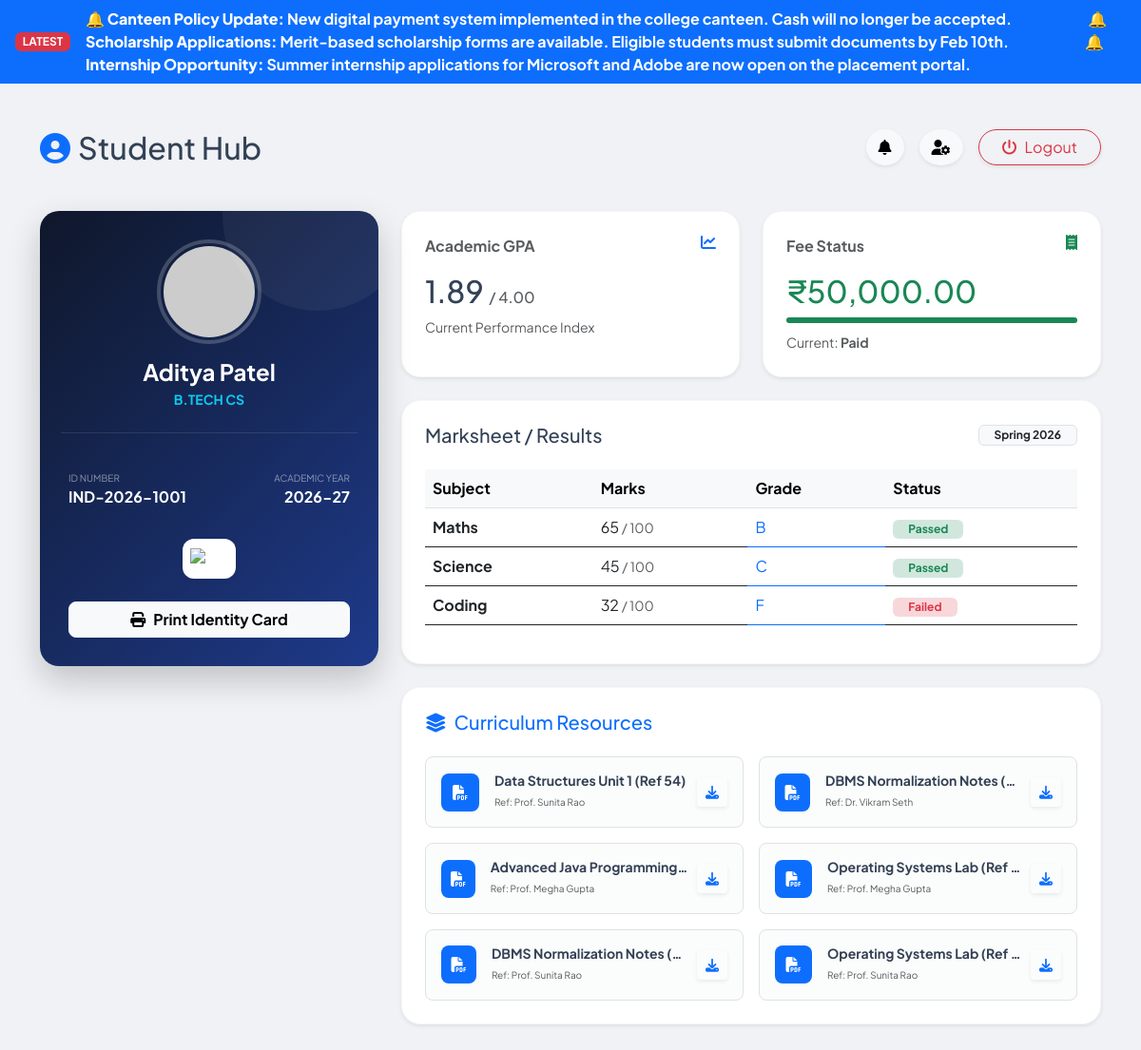
The page /views/student_dashboard.php?user_id=2 on the database its author committed.
### tables this page shows
CREATE TABLE `notices` (
  `id` int(11) NOT NULL,
  `title` varchar(255) DEFAULT NULL,
  `message` text DEFAULT NULL,
  `posted_by` varchar(100) DEFAULT NULL,
  `created_at` timestamp NOT NULL DEFAULT current_timestamp()
);

CREATE TABLE `student_details` (
  `id` int(11) NOT NULL,
  `user_id` int(11) DEFAULT NULL,
  `roll_number` varchar(20) DEFAULT NULL,
  `course` varchar(50) DEFAULT NULL,
  `phone` varchar(15) DEFAULT NULL,
  `address` text DEFAULT NULL,
  `photo` varchar(255) DEFAULT 'default_user.png'
);

CREATE TABLE `users` (
  `id` int(11) NOT NULL,
  `full_name` varchar(100) NOT NULL,
  `email` varchar(100) NOT NULL,
  `password` varchar(255) NOT NULL,
  `role` enum('admin','student','faculty') DEFAULT 'student',
  `created_at` timestamp NOT NULL DEFAULT current_timestamp()
);

CREATE TABLE `fees` (
  `id` int(11) NOT NULL,
  `user_id` int(11) DEFAULT NULL,
  `total_amount` decimal(10,2) DEFAULT NULL,
  `paid_amount` decimal(10,2) DEFAULT NULL,
  `due_date` date DEFAULT NULL,
  `status` enum('Paid','Pending','Overdue') DEFAULT 'Pending'
);

CREATE TABLE `grades` (
  `id` int(11) NOT NULL,
  `user_id` int(11) DEFAULT NULL,
  `subject_name` varchar(100) DEFAULT NULL,
  `marks_obtained` int(11) DEFAULT NULL,
  `total_marks` int(11) DEFAULT 100,
  `semester` varchar(20) DEFAULT NULL
);

CREATE TABLE `resources` (
  `id` int(11) NOT NULL,
  `title` varchar(100) NOT NULL,
  `file_path` varchar(255) NOT NULL,
  `course` varchar(50) NOT NULL,
  `uploaded_by` varchar(100) DEFAULT NULL
);

### views/student_dashboard.php (the view, shortened to what this page needs)
<?php
require_once('../includes/db_connect.php');
$student_id = $_GET['user_id'] ?? 0;
$query = "SELECT u.*, s.* FROM users u
          JOIN student_details s ON u.id = s.user_id
          WHERE u.id = '$student_id'";
$res = mysqli_query($conn, $query);
$data = mysqli_fetch_assoc($res);
$profile_img = (!empty($data['photo']) && $data['photo'] != 'default_user.png') ? '../'.$data['photo'] : "https://i.pravatar.cc/150?u=" . $student_id;
$grade_res = mysqli_query($conn, "SELECT AVG(marks_obtained) as avg_m FROM grades WHERE user_id = '$student_id'");
$grade_stats = mysqli_fetch_assoc($grade_res);
$avg_marks = $grade_stats['avg_m'] ?? 0;
$gpa = round(($avg_marks / 100) * 4, 2);
$fee_query = mysqli_query($conn, "SELECT * FROM fees WHERE user_id = '$student_id'");
$fee = mysqli_fetch_assoc($fee_query);
?>
<!DOCTYPE html>
<html lang="en">
<head>
    <link href="https://cdn.jsdelivr.net/npm/bootstrap@5.3.0/dist/css/bootstrap.min.css" rel="stylesheet">
    <link rel="stylesheet" href="https://cdnjs.cloudflare.com/ajax/libs/font-awesome/6.4.0/css/all.min.css">
    <link rel="stylesheet" href="../assets/css/style.css">
</head>
<body>
<div class="bg-primary text-white py-2 overflow-hidden no-print">
    <div class="d-flex align-items-center">
    <span class="badge bg-danger ms-3 me-3">LATEST</span>
    <marquee
        behavior="scroll"
        direction="left"
        scrollamount="10"
        class="fw-bold">
        <?php
        $notices = mysqli_query($conn, "SELECT * FROM notices ORDER BY id DESC LIMIT 3");
        while($n = mysqli_fetch_assoc($notices)) {
            echo "<span style='margin-right: 80px;'>"
                . "🔔 <strong>{$n['title']}:</strong> {$n['message']}"
                . "</span>";
        }
        ?>
    </marquee>
</div>
</div>
<div class="container py-5">
    <div class="d-flex justify-content-between align-items-center mb-5 no-print">
        <h2 class="fw-800 mb-0"><i class="fas fa-user-circle text-primary me-2"></i>Student Hub</h2>
        <div class="d-flex align-items-center">
            <div class="dropdown me-3">
                <button class="btn btn-light position-relative rounded-circle shadow-sm" data-bs-toggle="dropdown">
                    <i class="fas fa-bell"></i>
                </button>
            </div>
            <a href="profile_settings.php?user_id=<?php echo $student_id; ?>" class="btn btn-light rounded-circle shadow-sm me-3">
                <i class="fas fa-user-cog"></i>
            </a>
            <a href="../index.php" class="btn btn-outline-danger rounded-pill px-4 shadow-sm">
                <i class="fas fa-power-off me-2"></i>Logout
            </a>
        </div>
    </div>
    <div class="row g-4">
        <div class="col-lg-4">
            <div class="id-card-canvas text-center">
                <div class="avatar-frame">
                    <img src="<?php echo $profile_img; ?>" alt="Student Photo">
                </div>
                <h4 class="fw-bold mb-1"><?php echo $data['full_name']; ?></h4>
                <p class="small text-info text-uppercase fw-bold mb-4"><?php echo $data['course']; ?></p>
                <div class="row text-start g-3 border-top border-white border-opacity-10 pt-4 mt-2">
                    <div class="col-6">
                        <small class="opacity-50 d-block text-uppercase" style="font-size: 10px;">ID Number</small>
                        <span class="fw-bold"><?php echo $data['roll_number']; ?></span>
                    </div>
                    <div class="col-6 text-end">
                        <small class="opacity-50 d-block text-uppercase" style="font-size: 10px;">Academic Year</small>
                        <span class="fw-bold">2026-27</span>
                    </div>
                </div>
                <div class="mt-4 pt-2">
                    <div class="qr-section shadow-sm">
                        <img src="https://api.qrserver.com/v1/create-qr-code/?size=70x70&data=STU-VERIFY-<?php echo $student_id; ?>" alt="QR">
                    </div>
                </div>
                <button class="btn btn-light w-100 mt-4 rounded-3 fw-bold no-print" onclick="window.print()">
                    <i class="fas fa-print me-2"></i>Print Identity Card
                </button>
            </div>
        </div>
        <div class="col-lg-8">
            <div class="row g-4 mb-4">
                <div class="col-md-6">
                    <div class="pro-card bg-white p-4 h-100 shadow-sm" style="border-radius: 20px;">
                        <div class="d-flex justify-content-between mb-3">
                            <span class="fw-bold text-muted">Academic GPA</span>
                            <i class="fas fa-chart-line text-primary"></i>
                        </div>
                        <h2 class="fw-800"><?php echo ($gpa > 0) ? $gpa : '0.00'; ?> <span class="fs-6 text-muted">/ 4.00</span></h2>
                        <p class="small text-muted mb-0">Current Performance Index</p>
                    </div>
                </div>
                <div class="col-md-6">
                    <div class="pro-card bg-white p-4 h-100 shadow-sm" style="border-radius: 20px;">
                        <div class="d-flex justify-content-between mb-3">
                            <span class="fw-bold text-muted">Fee Status</span>
                            <i class="fas fa-receipt text-success"></i>
                        </div>
                        <h2 class="fw-800 text-success">₹<?php echo number_format($fee['paid_amount'] ?? 0, 2); ?></h2>
                        <div class="progress mb-2" style="height: 6px; border-radius: 10px;">
                            <?php $perc = ($fee['total_amount'] > 0) ? ($fee['paid_amount']/$fee['total_amount'])*100 : 0; ?>
                            <div class="progress-bar bg-success" style="width: <?php echo $perc; ?>%"></div>
                        </div>
                        <small class="text-muted">Current: <b><?php echo $fee['status'] ?? 'Unpaid'; ?></b></small>
                    </div>
                </div>
            </div>
            <div class="pro-card bg-white p-4 shadow-sm" style="border-radius: 20px;">
                <div class="d-flex justify-content-between align-items-center mb-4">
                    <h5 class="fw-800 mb-0">Marksheet / Results</h5>
                    <span class="badge bg-light text-dark border px-3">Spring 2026</span>
                </div>
                <div class="table-responsive">
                    <table class="table table-hover align-middle border-0">
                        <thead class="table-light">
                            <tr>
                                <th>Subject</th>
                                <th>Marks</th>
                                <th>Grade</th>
                                <th>Status</th>
                            </tr>
                        </thead>
                        <tbody>
                            <?php
                            $grades = mysqli_query($conn, "SELECT * FROM grades WHERE user_id = '$student_id'");
                            if(mysqli_num_rows($grades) > 0) {
                                while($g = mysqli_fetch_assoc($grades)):
                                    $m = $g['marks_obtained'];
                                    $grad = ($m >= 80) ? 'A' : (($m >= 60) ? 'B' : (($m >= 40) ? 'C' : 'F'));
                            ?>
                            <tr>
                                <td class="fw-bold"><?php echo $g['subject_name']; ?></td>
                                <td><?php echo $m; ?> <small class="text-muted">/ 100</small></td>
                                <td class="fw-800 text-primary"><?php echo $grad; ?></td>
                                <td><span class="badge <?php echo ($m >= 40) ? 'bg-success-subtle text-success' : 'bg-danger-subtle text-danger'; ?> px-3">
                                    <?php echo ($m >= 40) ? 'Passed' : 'Failed'; ?>
                                </span></td>
                            </tr>
                            <?php endwhile;
                            } else { echo "<tr><td colspan='4' class='text-center py-4 text-muted'>Evaluation in progress.</td></tr>"; } ?>
                        </tbody>
                    </table>
                </div>
            </div>
            <div class="pro-card bg-white p-4 shadow-sm mt-4" style="border-radius: 20px;">
                <h5 class="fw-800 mb-4 text-primary"><i class="fas fa-layer-group me-2"></i>Curriculum Resources</h5>
                <div class="row g-3">
                    <?php
                    $stu_course = $data['course'];
                    $docs = mysqli_query($conn, "SELECT * FROM resources WHERE course = '$stu_course' ORDER BY id DESC LIMIT 6");
                    if(mysqli_num_rows($docs) > 0) {
                        while($d = mysqli_fetch_assoc($docs)): ?>
                        <div class="col-md-6">
                            <div class="p-3 border rounded-3 d-flex align-items-center bg-light bg-opacity-50">
                                <div class="bg-primary text-white p-2 rounded-3 me-3" style="width: 40px; height:40px; display:flex; align-items:center; justify-content:center;">
                                    <i class="fas fa-file-pdf"></i>
                                </div>
                                <div class="overflow-hidden flex-grow-1">
                                    <h6 class="mb-0 text-truncate small fw-bold"><?php echo $d['title']; ?></h6>
                                    <small class="text-muted" style="font-size: 10px;">Ref: <?php echo $d['uploaded_by']; ?></small>
                                </div>
                                <a href="../<?php echo $d['file_path']; ?>" download class="btn btn-sm btn-white shadow-sm ms-2">
                                    <i class="fas fa-download text-primary"></i>
                                </a>
                            </div>
                        </div>
                    <?php endwhile;
                    } else { echo "<p class='text-muted small ps-2'>Digital repository is currently empty for your course.</p>"; } ?>
                </div>
            </div>
        </div>
    </div>
</div>
</body>
</html>

### assets/css/style.css (style rules this page uses)
:root { --primary: #0f172a; --accent: #3b82f6; --accent-light: #dbeafe; --text-main: #334155; --glass: rgba(255, 255, 255, 0.8); }
body { font-family: 'Plus Jakarta Sans', sans-serif; color: var(--text-main); overflow-x: hidden; }
.pro-card { border: 1px solid rgba(0,0,0,0.03); border-radius: 24px; background: #ffffff; transition: all 0.4s cubic-bezier(0.175, 0.885, 0.32, 1.275); }

### views/student_dashboard.php (style rules this page uses)
body { background-color: #f0f2f5; font-family: 'Plus Jakarta Sans', sans-serif; }
.id-card-canvas { background: linear-gradient(135deg, #0f172a 0%, #1e3a8a 100%); border-radius: 20px; color: white; padding: 30px; position: relative; overflow: hidden; box-shadow: 0 15px 35px rgba(0,0,0,0.2); }
.id-card-canvas::before { content: ""; position: absolute; top: -20%; right: -10%; width: 200px; height: 200px; background: rgba(255,255,255,0.05); border-radius: 50%; }
.avatar-frame { width: 110px; height: 110px; border-radius: 50%; border: 4px solid rgba(255,255,255,0.2); padding: 3px; margin: 0 auto 15px; }
.avatar-frame img { width: 100%; height: 100%; border-radius: 50%; object-fit: cover; }
.qr-section { background: white; padding: 8px; border-radius: 12px; display: inline-block; }

### rows shown on the page
notices: title "Canteen Policy Update", message "New digital payment system implemented in the college canteen. Cash will no longer be accepted."
notices: title "Scholarship Applications", message "Merit-based scholarship forms are available. Eligible students must submit documents by Feb 10th."
notices: title "Internship Opportunity", message "Summer internship applications for Microsoft and Adobe are now open on the placement portal."
student_details: user.full_name "Aditya Patel", course "B.TECH CS", roll_number "IND-2026-1001"
fees: paid_amount "50,000.00", status "Paid"
grades: subject_name "Maths", marks_obtained "65", marks_obtained "B", shows "Passed"
grades: subject_name "Science", marks_obtained "45", marks_obtained "C", shows "Passed"
grades: subject_name "Coding", marks_obtained "32", marks_obtained "F", shows "Failed"
resources: title "Data Structures Unit 1 (Ref 54)", uploaded_by "Prof. Sunita Rao"
resources: title "DBMS Normalization Notes (…", uploaded_by "Dr. Vikram Seth"
resources: title "Advanced Java Programming…", uploaded_by "Prof. Megha Gupta"
resources: title "Operating Systems Lab (Ref…", uploaded_by "Prof. Megha Gupta"
resources: title "DBMS Normalization Notes (…", uploaded_by "Prof. Sunita Rao"
resources: title "Operating Systems Lab (Ref…", uploaded_by "Prof. Sunita Rao"

### other values the page prints
$gpa "1.89"
